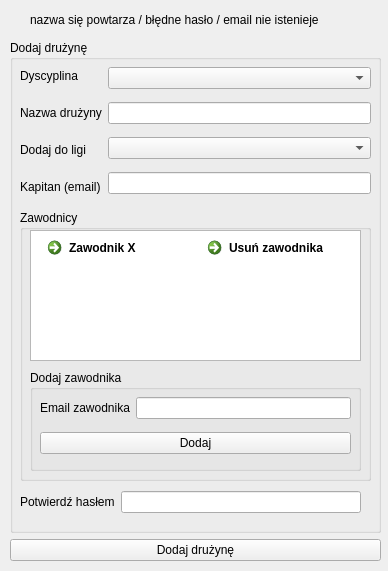
<?xml version="1.0" encoding="UTF-8"?>
<ui version="4.0">
 <class>druzuna_dodaj</class>
 <widget class="QDialog" name="druzuna_dodaj">
  <property name="geometry">
   <rect>
    <x>0</x>
    <y>0</y>
    <width>388</width>
    <height>571</height>
   </rect>
  </property>
  <property name="windowTitle">
   <string>Dialog</string>
  </property>
  <widget class="QLabel" name="label_8">
   <property name="geometry">
    <rect>
     <x>30</x>
     <y>10</y>
     <width>331</width>
     <height>20</height>
    </rect>
   </property>
   <property name="text">
    <string>nazwa się powtarza / błędne hasło / email nie istenieje</string>
   </property>
  </widget>
  <widget class="QWidget" name="layoutWidget_4">
   <property name="geometry">
    <rect>
     <x>10</x>
     <y>40</y>
     <width>371</width>
     <height>521</height>
    </rect>
   </property>
   <layout class="QVBoxLayout" name="verticalLayout_3">
    <item>
     <widget class="QGroupBox" name="groupBox_3">
      <property name="title">
       <string>Dodaj drużynę</string>
      </property>
      <widget class="QWidget" name="layoutWidget_5">
       <property name="geometry">
        <rect>
         <x>10</x>
         <y>20</y>
         <width>351</width>
         <height>142</height>
        </rect>
       </property>
       <layout class="QHBoxLayout" name="horizontalLayout">
        <item>
         <layout class="QVBoxLayout" name="verticalLayout_4">
          <item>
           <widget class="QLabel" name="label_9">
            <property name="text">
             <string>Dyscyplina</string>
            </property>
           </widget>
          </item>
          <item>
           <widget class="QLabel" name="label_10">
            <property name="text">
             <string>Nazwa drużyny</string>
            </property>
           </widget>
          </item>
          <item>
           <widget class="QLabel" name="label_11">
            <property name="text">
             <string>Dodaj do ligi</string>
            </property>
           </widget>
          </item>
          <item>
           <widget class="QLabel" name="label_12">
            <property name="text">
             <string>Kapitan (email)</string>
            </property>
           </widget>
          </item>
         </layout>
        </item>
        <item>
         <layout class="QVBoxLayout" name="verticalLayout_6">
          <item>
           <widget class="QComboBox" name="comboBox"/>
          </item>
          <item>
           <widget class="QLineEdit" name="lineEdit"/>
          </item>
          <item>
           <widget class="QComboBox" name="comboBox_2"/>
          </item>
          <item>
           <widget class="QLineEdit" name="lineEdit_2"/>
          </item>
         </layout>
        </item>
       </layout>
      </widget>
      <widget class="QGroupBox" name="groupBox_6">
       <property name="geometry">
        <rect>
         <x>10</x>
         <y>170</y>
         <width>351</width>
         <height>271</height>
        </rect>
       </property>
       <property name="title">
        <string>Zawodnicy</string>
       </property>
       <widget class="QListView" name="listView_2">
        <property name="geometry">
         <rect>
          <x>10</x>
          <y>20</y>
          <width>331</width>
          <height>131</height>
         </rect>
        </property>
       </widget>
       <widget class="QCommandLinkButton" name="commandLinkButton_4">
        <property name="geometry">
         <rect>
          <x>20</x>
          <y>20</y>
          <width>187</width>
          <height>41</height>
         </rect>
        </property>
        <property name="text">
         <string>Zawodnik X</string>
        </property>
       </widget>
       <widget class="QCommandLinkButton" name="commandLinkButton_5">
        <property name="geometry">
         <rect>
          <x>180</x>
          <y>20</y>
          <width>161</width>
          <height>41</height>
         </rect>
        </property>
        <property name="text">
         <string>Usuń zawodnika</string>
        </property>
       </widget>
       <widget class="QGroupBox" name="groupBox_7">
        <property name="geometry">
         <rect>
          <x>10</x>
          <y>160</y>
          <width>331</width>
          <height>101</height>
         </rect>
        </property>
        <property name="title">
         <string>Dodaj zawodnika</string>
        </property>
        <widget class="QWidget" name="">
         <property name="geometry">
          <rect>
           <x>10</x>
           <y>20</y>
           <width>311</width>
           <height>71</height>
          </rect>
         </property>
         <layout class="QVBoxLayout" name="verticalLayout_11">
          <item>
           <layout class="QHBoxLayout" name="horizontalLayout_5">
            <item>
             <widget class="QLabel" name="label_23">
              <property name="text">
               <string>Email zawodnika</string>
              </property>
             </widget>
            </item>
            <item>
             <widget class="QLineEdit" name="lineEdit_8">
              <property name="text">
               <string/>
              </property>
             </widget>
            </item>
           </layout>
          </item>
          <item>
           <widget class="QPushButton" name="pushButton_5">
            <property name="text">
             <string>Dodaj</string>
            </property>
           </widget>
          </item>
         </layout>
        </widget>
       </widget>
      </widget>
      <widget class="QWidget" name="">
       <property name="geometry">
        <rect>
         <x>10</x>
         <y>450</y>
         <width>341</width>
         <height>24</height>
        </rect>
       </property>
       <layout class="QHBoxLayout" name="horizontalLayout_4">
        <item>
         <widget class="QLabel" name="label_18">
          <property name="text">
           <string>Potwierdź hasłem</string>
          </property>
         </widget>
        </item>
        <item>
         <widget class="QLineEdit" name="lineEdit_5"/>
        </item>
       </layout>
      </widget>
     </widget>
    </item>
    <item>
     <widget class="QPushButton" name="pushButton_2">
      <property name="text">
       <string>Dodaj drużynę</string>
      </property>
     </widget>
    </item>
   </layout>
  </widget>
 </widget>
 <resources/>
 <connections/>
</ui>
